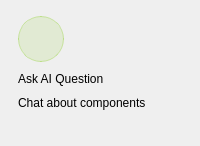
             <widget class="QFrame" name="qaAskAI">
              <property name="kind" stdset="0">
               <string notr="true">qaCardLime</string>
              </property>
              <property name="cursor">
               <cursorShape>PointingHandCursor</cursorShape>
              </property>
              <property name="minimumSize">
               <size>
                <width>0</width>
                <height>116</height>
               </size>
              </property>
              <property name="sizePolicy">
               <sizepolicy hsizetype="Expanding" vsizetype="Preferred">
                <horstretch>0</horstretch>
                <verstretch>0</verstretch>
               </sizepolicy>
              </property>
              <layout class="QVBoxLayout" name="qaAskAILayout">
               <property name="spacing">
                <number>10</number>
               </property>
               <property name="leftMargin">
                <number>18</number>
               </property>
               <property name="topMargin">
                <number>16</number>
               </property>
               <property name="rightMargin">
                <number>18</number>
               </property>
               <property name="bottomMargin">
                <number>16</number>
               </property>
               <item>
                <widget class="QLabel" name="qaAskAIIconCircle">
                 <property name="pixmap">
                  <pixmap>icons/message-square__84CC16__24.svg</pixmap>
                 </property>
                 <property name="alignment">
                  <set>Qt::AlignCenter</set>
                 </property>
                 <property name="minimumSize">
                  <size>
                   <width>46</width>
                   <height>46</height>
                  </size>
                 </property>
                 <property name="maximumSize">
                  <size>
                   <width>46</width>
                   <height>46</height>
                  </size>
                 </property>
                 <property name="styleSheet">
                  <string>background-color: rgba(132,204,22,0.13); border: 1px solid rgba(132,204,22,0.33); border-radius: 23px;</string>
                 </property>
                </widget>
               </item>
               <item>
                <widget class="QLabel" name="qaAskAITitle">
                 <property name="text">
                  <string>Ask AI Question</string>
                 </property>
                 <property name="role" stdset="0">
                  <string notr="true">qaTitle</string>
                 </property>
                </widget>
               </item>
               <item>
                <widget class="QLabel" name="qaAskAIDesc">
                 <property name="text">
                  <string>Chat about components</string>
                 </property>
                 <property name="wordWrap">
                  <bool>true</bool>
                 </property>
                 <property name="role" stdset="0">
                  <string notr="true">qaDesc</string>
                 </property>
                </widget>
               </item>
               <item>
                <spacer name="qaAskAISpacer">
                 <property name="orientation">
                  <enum>Qt::Vertical</enum>
                 </property>
                 <property name="sizeHint" stdset="0">
                  <size>
                   <width>40</width>
                   <height>20</height>
                  </size>
                 </property>
                </spacer>
               </item>
              </layout>
             </widget>
